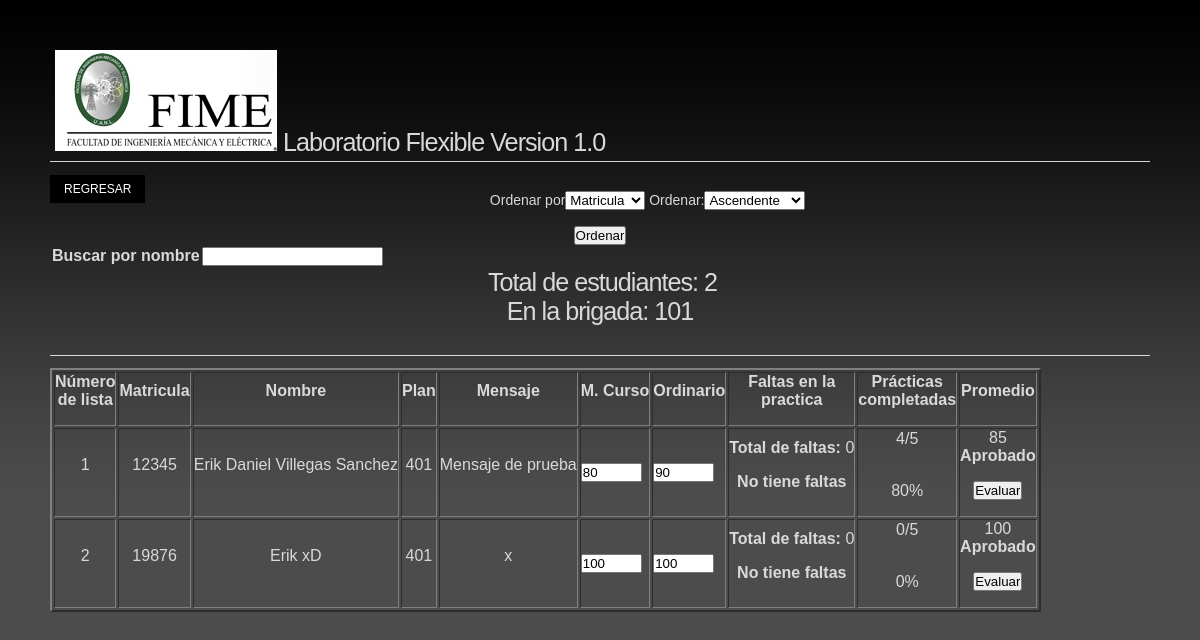
Screenshot of /controlador/ver_grupo.php?h=9&b=101 (signed in) with the database file from the repository.
### tables this page shows
CREATE TABLE IF NOT EXISTS `estudiante` (
  `id` int(11) NOT NULL AUTO_INCREMENT COMMENT 'Simple control',
  `matricula` bigint(7) NOT NULL COMMENT 'matricula de estudiante',
  `grupo` bigint(3) NOT NULL COMMENT 'grupo de origen',
  `nombre` varchar(50) NOT NULL COMMENT 'nombre del estudiante',
  `mensaje` varchar(100) DEFAULT NULL COMMENT 'breve mensaje que se puede compartir',
  `pas_e` int(7) NOT NULL COMMENT 'password de acceso',
  `plan` int(5) DEFAULT NULL COMMENT 'Plan de estudios',
  `medio_c` float DEFAULT NULL COMMENT 'Medio curso',
  `ord` float DEFAULT NULL COMMENT 'ordinario',
  PRIMARY KEY (`id`),
  UNIQUE KEY `matricula` (`matricula`)
);

### controlador/ver_grupo.php (the view, shortened to what this page needs)
<?php
require_once('estilos.php');
if (!isset($_SESSION['User'])) {
print "<p align ='center' class='error'>Usuario no logueado, Si deseas ver esta p&aacute;gina <br>loguearse primero</p>";
echo "<meta http-equiv='Refresh' content='4;url=../index.php'>";
}else{
$tpo=$_SESSION['cta'];
if($tpo=='estu'){
print "<p align ='center' class='error'>No cuentas con los suficientes privilegios <br>para ver esta p&aacute;gina</p>";
echo "<meta http-equiv='Refresh' content='4;url=../index.php'>";
session_destroy();
}else{
	$h=$_GET['h'];
	$b=$_GET['b'];
	if ($tpo=='mae'){
	 print"<ul class=dropdown dropdown-horizontal>";
		print"<li><a href=r_brigadas_mes.php>Regresar</a></li>";
		print"</ul>";
		}else {
		print"<ul class=dropdown dropdown-horizontal>";
		print"<li><a href=r_brigadas.php>Regresar</a></li>";
		print"</ul>";
			}
	print "<form align='center' id='ordenar' name='ordenar' method='post' action='ver_grupo.php?h=$h&b=$b'>";
	print "<label>Ordenar por";
    print "<select name='tipo' size='1'>";
	print "<option value='matricula'>Matricula</option>";
    print "</select>";
    print "</label>";
	$x=$_POST['tipo'];
	print "<label> Ordenar:";
	print "<select name='ord' size='1'>";
    print "<option value='ASC' selected='selected'>Ascendente</option>";
    print "</select>";
    print "</label>";
	print "<br><br><input name='Submit' type='submit' accesskey='O' value='Ordenar' />";
	print "</form>";
	$y=$_POST['ord'];
?>
<html>
    <head>
        <form>
                <table align='center'>
                    <tr>
                        <td><h4>Buscar por nombre</h4></td>
                        <td><input type="estudiante" name='est' onkeyup="showHint(this.value)"/></td>
                    </tr>
                </table>
        </form>
    </head>
</html>
<?php
	function estudiantes () {
	global $x, $y, $b, $tpo;
	$sql="SELECT * FROM estudiante WHERE grupo= '$b' ORDER BY $x $y";
	$estudiantes =array();
	$result	= mysql_query($sql);
	$tot =mysql_num_rows($result);
	print "<h1><p align='center' stong>Total de estudiantes: ".$tot." <br>En la brigada: ".$b."</p></h1>";
	$i=0;
	while ($row = mysql_fetch_object($result)){
	$estudiantes[$i]=$row;
	$i++;
	}
	return $estudiantes;
	}
	$estudiantes = estudiantes();
	print"<table border='2' class='infot' align='center'>";
	print"<tr>";
	print"<td>";
	print"<p><strong>N&uacute;mero <br>de lista</strong></p>";
	print"</td>";
	print"<td>";
	print"<p><strong>Matricula</strong></p>";
	print"</td>";
	print"<td>";
	print"<p><strong>Nombre</strong></p>";
	print"</td>";
	print"<td>";
	print"<p><strong>Plan</strong></p>";
	print"</td>";
	print"<td>";
	print"<p><strong>Mensaje</strong></p>";
	print"</td>";
	print"<td>";
	print"<p><strong>M. Curso</strong></p>";
	print"</td>";
	print"<td>";
	print"<p><strong>Ordinario</strong></p>";
	print"</td>";
	print"<td>";
	print"<p><strong>Faltas en la <br>practica</strong></p>";
	print"</td>";
	print"<td>";
	print"<p align='center'><strong>Pr&aacute;cticas <br>completadas <br></strong></p>";
	print"</td>";
	print"<td>";
	print"<p><strong>Promedio</strong></p>";
	print"</td>";
	print"</tr>";
		function ret($mt){
		$consulta_r = "SELECT * FROM grupo_pra WHERE gmatricula = $mt AND asistencia=3";
		$datos_r = mysql_query($consulta_r);
		$numDatos_r = @mysql_num_rows($datos_r);
		if ($numDatos_r>= 2)
		{
		return 1;
		} else { return 0;	}
		}
		function asi($mt){
		$consulta_a = "SELECT * FROM grupo_pra WHERE gmatricula = $mt AND asistencia=1";
		$datos_a = mysql_query($consulta_a);
		$numDatos_a = @mysql_num_rows($datos_a);
		if ($numDatos_a<=0)
		{
		return 0;
		} else { return $numDatos_a;	}
		}
		function tpr(){
		$consulta_tpr = "SELECT no_practica FROM practica";
		$datos_tpr = mysql_query($consulta_tpr);
		$numDatos_tpr = @mysql_num_rows($datos_tpr);
		if ($numDatos_tpr <= 0) {
		return 0;
		}else {	return $numDatos_tpr;}
		}
	$a=0;
	foreach ($estudiantes as $key =>$es){
	$a++;
	print"<tr>";
	print"<td>";
	print "<p>".$a."</p>";
	print"</td>";
	print"<td>";
	print "<p>".$es->matricula."</p>";
	print"</td>";
	print"<td>";
	print "<p>".$es->nombre."</p>";
	print"</td>";
	print"<td>";
	print "<p>".$es->plan."</p>";
	print"</td>";
	print"<td>";
	print "<p>".$es->mensaje."</p>";
	print"</td>";
	$mt=$es->matricula;
		$consulta_m = "SELECT * FROM estudiante WHERE matricula = '$mt'";
		$datos_m = mysql_query($consulta_m);
		$numDatos_m = @mysql_num_rows($datos_m);
		if ($numDatos_m<= 0) {
		print"<td>";
		print "No tiene calificaciones";
		print"</td>";
		print"<td>";
		print "No tiene calificaciones";
		print"</td>";
		} else {
			while ($col_m=mysql_fetch_array($datos_m))
	    {
		$mc=$col_m['medio_c'];
		$o=$col_m['ord'];
		print "<form id='form1' name='form1' method='post' action='evaluar_br.php?h=$h&b=$b&ma=$mt'>";
		print"<td>";
			print "<input type='text' name='ev_m' value ='$mc'title='Medio Curso' size='5'/>";
		print"</td>";
		print"<td>";
			print "<input type='text' name='ev_o'  value ='$o'title='Ordinario' size ='5'/>";
		print"</td>";
		}
		}
		print"<td>";
		$consulta_f = "SELECT * FROM grupo_pra WHERE gmatricula = $mt AND asistencia=2";
		$datos_f = mysql_query($consulta_f);
		$numDatos_f = @mysql_num_rows($datos_f);
		$rt=ret($mt);
		$ntf=$rt+$numDatos_f;
		print "<p><b>Total de faltas: </b>".$ntf."</p>";
		if ($numDatos_f<= 0)
		{
		$r=ret($mt);
		if ($r>0){print "<p align='center'>Tiene retardo</p>";}
		else{print "<p align='center'><b>No tiene faltas</b></p>";}
		} else {
			while ($col_f=mysql_fetch_array($datos_f)){
			print "<p align='center' >N&uacute;m. de pr&aacute;ctica: <br>".$col_f['no_gpractica']."</p>";
		}
		}
		print "</td>";
		print "<td>";
		$tp=tpr();
		$ta=asi($mt);
		print "<p align='center'>".$ta."/".$tp."</p>";
		print "<p align='center'><br>".(($ta/$tp)*100)."%</p>";
		print "</td>";
		$pm=(($mc+$o)/2);
		if ($pm>=70){
		print"<td>";
		print "<p align='center'>".$pm."<br><b>Aprobado</b></p>";
		print "<p align='center'><input type='submit' name='Submit' value='Evaluar'/></p>";
		print "</form>";
		}else {
		print "<td>";
		print "<p align='center'>".$pm."<br><b>No aprobado</b></p>";
		print "<p align='center'><input type='submit' name='Submit' value='Evaluar'/></p>";
		print "</form>";
		print "</td>";
		}
		print"</tr>";
	}
	print"</table>";
	}
	}
?>

### controlador/css/helper.css (style rules this page uses)
* { margin: 0; padding: 0; outline: none; }
body { padding: 50px; border-top: solid 1px #fff; background: #FFF url(../images/pattern-wavy-grad.png) 0 0 repeat-x; color: #000 ; font: 14px/normal Tahoma, Arial, Helvetica, sans-serif; }
p { margin-bottom: 1em; }
h1,h2,h3 { margin-bottom: .5em; font-family: Arial, Helvetica, sans-serif; line-height: normal; }
h1 { margin-bottom: .5em; padding-bottom: 4px; border-bottom: solid 1px #d9d9d9; font-family: Arial, Helvetica, sans-serif; font-weight: normal; font-size: 180%; text-indent: 5px; letter-spacing: -1px; }
body.nvidia-com { border-top: none; background: #4c4c4c url(../images/nvidia.com/grad1.png) 0 0 repeat-x; color: #d9d9d9; }

### controlador/css/dropdown/dropdown.css (style rules this page uses)
ul.dropdown, ul.dropdown li, ul.dropdown ul { list-style: none; margin: 0; padding: 0; }
ul.dropdown { position: relative; z-index: 597; float: left; }
ul.dropdown li { float: left; min-height: 1px; line-height: 1.3em; vertical-align: middle; }

### controlador/css/dropdown/themes/nvidia.com/default.advanced.css (style rules this page uses)
ul.dropdown li a { display: block; padding: 7px 14px; }
ul.dropdown li { padding: 0; }

### controlador/css/dropdown/themes/nvidia.com/default.css (style rules this page uses)
ul.dropdown { font: normal 12px "Trebuchet MS", Arial, Helvetica, sans-serif; text-transform: uppercase; }
ul.dropdown li { padding: 7px 0; background-color: #000; color: #fff; line-height: normal; }
ul.dropdown a:link, ul.dropdown a:visited { color: #fff; text-decoration: none; }

### controlador/ver_grupo.php (style rules this page uses)
p { text-align:center; }

### rows the page displays
estudiante: matricula "12345", nombre "Erik Daniel Villegas Sanchez", plan "401", mensaje "Mensaje de prueba", ev_m "80", ev_o "90", ntf "0", ta "4", tp "5", tp "80", pm "85"
estudiante: matricula "19876", nombre "Erik xD", plan "401", mensaje "x", ev_m "100", ev_o "100", ntf "0", ta "0", tp "5", tp "0", medio_c "100"

### other values shown
$tot "2"
$b "101"
